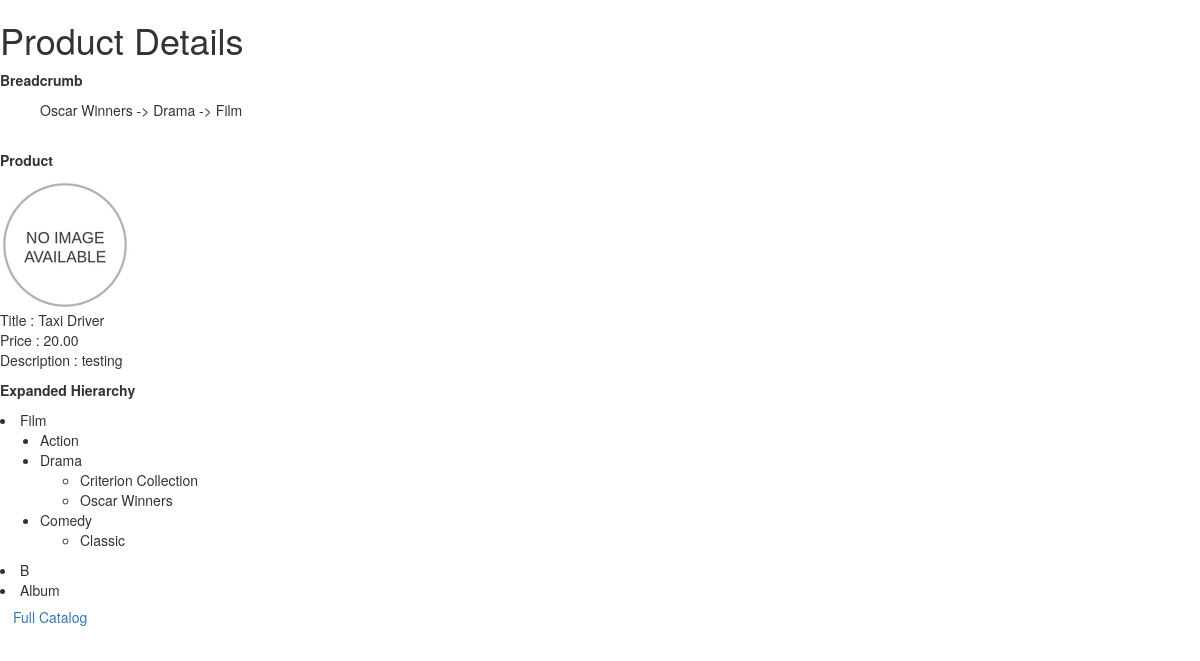
/catalog/22/, run on the app's committed database.
### catalog/models.py (models this page shows, shortened)
class Genre(models.Model):
     MEDIA_CHOICES = (
        ("F", 'Film'),
        ("B", 'Book'),
        ("A", 'Album')
        )
     genre_name=models.CharField(max_length=200)
     parent = models.ForeignKey('self', blank=True, null=True, related_name='children')
     def __str__(self):
          for choice in self.MEDIA_CHOICES:
               if(self.genre_name is choice[0]):
                  return choice[1]
          return self.genre_name

class Product(models.Model):
    media_type = models.CharField(max_length=50, choices=Genre.MEDIA_CHOICES)
    parent = models.ForeignKey(Genre)
    title = models.CharField(max_length=500)
    description = models.TextField()
    price = models.DecimalField(max_digits=6, decimal_places=2)
    image = models.ImageField(upload_to='images',
                              default='/static/catalog/images/noImageAvailable.png')

### catalog/views.py (the view)
# urls.py: url(r'^(?P<prod_id>[0-9]+)/$', views.detail, name='detail'),
def detail(request, prod_id):
    this_product = get_object_or_404(Product, pk=prod_id)
    breadcrumbs=getBreadcrumb(this_product.parent, [])
    hierarchy_list = getFullHierarchy()
    template = loader.get_template('catalog/detail.html')
    context = {
        'breadcrumbs' : breadcrumbs,
        'hierarchy_list' : hierarchy_list,
        'prod' : this_product
        }
    return render(request, 'catalog/detail.html', context)

### catalog/views.py (called while the page is built)
def getBreadcrumb(genre_node, trail):
    if(genre_node.parent is None):
        return trail + [str(genre_node)]
    else:
        return getBreadcrumb(genre_node.parent, trail+[str(genre_node)])

def getHierarchy(depth, parent_node, hierarchy):
    children_list = Genre.objects.filter(parent=parent_node)
    c_list=[]
    if not children_list:
       return hierarchy + [str(parent_node)]
    for child in children_list:
        c_list += getHierarchy(depth+1, child, hierarchy)
    return hierarchy + [str(parent_node), c_list]

def getFullHierarchy():
    full_list = []
    for choice in Genre.MEDIA_CHOICES:
        media = Genre.objects.get(genre_name=choice[0])
        full_list += getHierarchy(0, media, [])
    return full_list

### catalog/templates/catalog/detail.html (shortened to what this page needs)
 <link href="//maxcdn.bootstrapcdn.com/bootstrap/3.3.4/css/bootstrap.min.css" rel="stylesheet" type="text/css" />
<h1>Product Details</h1>
<p><b>Breadcrumb</b></p>
{% if breadcrumbs %}
    <ul>
    {% for crumb in breadcrumbs %}
		{%if forloop.first%}
			{{crumb}}
		{%else%}
			-> {{crumb}}
		{%endif%}
    {% endfor %}
    </ul>
{% else %}
    <p>No other product categories available.</p>
{% endif %}<br />
<p><b>Product</b> </p>
<p>
<img src="http://127.0.0.1:8000/catalog/{{prod.image.url}}" style="width:100% class="img-responsive"><br/>
Title : {{prod.title}}<br />
Price : {{prod.price}}<br />
Description : {{prod.description}}<br />
</p>
<p><b>Expanded Hierarchy</b></p>
{% if hierarchy_list %}
    {{hierarchy_list|unordered_list}}
{% else %}
    <p>No other product categories available.</p>
{% endif %}
<p>
<a class="btn" href="/catalog/">Full Catalog</a>
</p>

### data on the page
Genre: breadcrumbs "Oscar Winners"
Genre: breadcrumbs "Drama"
Product: image (placeholder picture), title "Taxi Driver", price "20.00", description "testing"
Genre: genre_name "Film Action Drama Criterion Collection Oscar Winners Comedy Classic B Album"

### other printed values
{{ crumb }} "Film"
